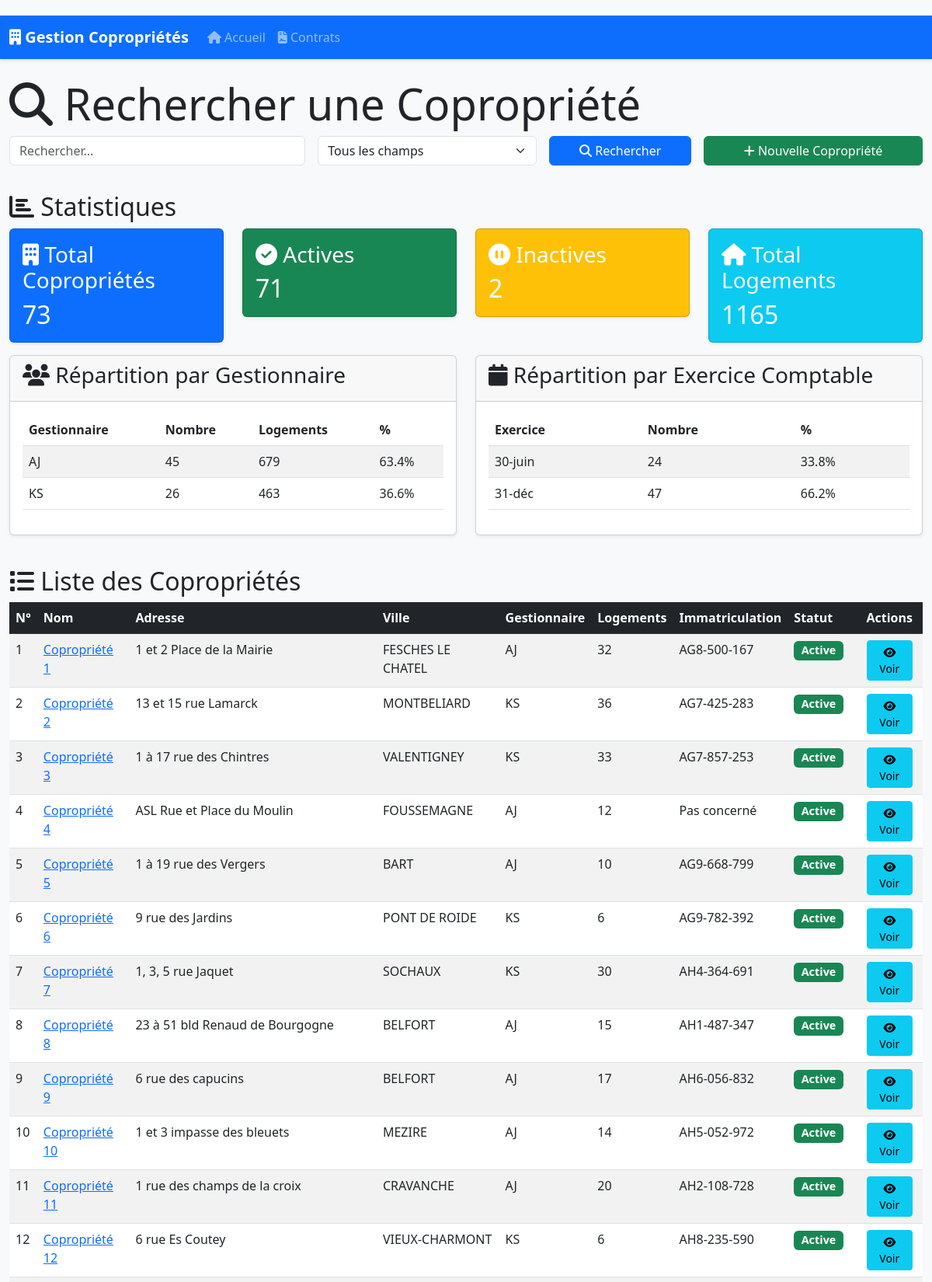
The page / (upper part) on the database its author committed.
### database.py (models this page shows)
class Copropriete(db.Model):
    id = db.Column(db.Integer, primary_key=True)
    numero = db.Column(db.Integer, unique=True, nullable=False)
    nom = db.Column(db.String(200), nullable=False)
    date_mise_copropriete = db.Column(db.Date)
    programme_neolia = db.Column(db.String(100))
    adresse = db.Column(db.String(300))
    ville = db.Column(db.String(100))
    immatriculation = db.Column(db.String(100))
    nombre_logements = db.Column(db.Integer)
    exercice_comptable = db.Column(db.String(20))  # Ex: "31-déc", "30-juin"
    gestionnaire = db.Column(db.String(50))  # Ex: "AJ", "KS"
    est_active = db.Column(db.Boolean, default=True)
    fiche_immeuble = db.relationship('FicheImmeuble', backref='copropriete', uselist=False)
    contrats = db.relationship('Contrat', backref='copropriete', lazy=True)
    coproprietaires = db.relationship('Coproprietaire', backref='copropriete', lazy=True)
    assemblees_generales = db.relationship('AssembleeGenerale', backref='copropriete', lazy=True)
    resolutions_futures = db.relationship('ResolutionFuture', backref='copropriete', lazy=True)

### app.py (the view, shortened to what this page needs)
@app.route('/')
def index():
    search_query = request.args.get('q', '')
    search_type = request.args.get('type', 'tout')
    query = Copropriete.query.order_by(Copropriete.numero)
    coproprietes = query.all()
    stats = get_statistiques()
    return render_template('index.html', coproprietes=coproprietes, search_query=search_query, search_type=search_type, stats=stats)

### app.py (called while the page is built)
@app.context_processor
def inject_models():
    return dict(Civilite=Civilite)

### templates/index.html (shortened to what this page needs)
{% extends "base.html" %}
{% block content %}
<div class="row mb-4">
    <div class="col-md-12">
        <h1 class="display-4"><i class="fas fa-search"></i> Rechercher une Copropriété</h1>
        <form method="GET" action="{{ url_for('index') }}" class="row g-3">
            <div class="col-md-4">
                <input type="text" class="form-control" name="q" value="{{ search_query }}" placeholder="Rechercher...">
            </div>
            <div class="col-md-3">
                <select class="form-select" name="type">
                    <option value="tout" {% if search_type == 'tout' %}selected{% endif %}>Tous les champs</option>
                </select>
            </div>
            <div class="col-md-2">
                <button type="submit" class="btn btn-primary w-100">
                    <i class="fas fa-search"></i> Rechercher
                </button>
            </div>
            <div class="col-md-3">
                <a href="{{ url_for('new_copropriete') }}" class="btn btn-success w-100">
                    <i class="fas fa-plus"></i> Nouvelle Copropriété
                </a>
            </div>
        </form>
    </div>
</div>
<div class="row mb-4">
    <div class="col-md-12">
        <h2><i class="fas fa-chart-bar"></i> Statistiques</h2>
        <div class="row">
            <div class="col-md-3">
                <div class="card text-white bg-primary mb-3">
                    <div class="card-body">
                        <h3 class="card-title"><i class="fas fa-building"></i> Total Copropriétés</h3>
                        <p class="card-text h2">{{ stats.total_active + stats.total_inactive }}</p>
                    </div>
                </div>
            </div>
            <div class="col-md-3">
                <div class="card text-white bg-success mb-3">
                    <div class="card-body">
                        <h3 class="card-title"><i class="fas fa-check-circle"></i> Actives</h3>
                        <p class="card-text h2">{{ stats.total_active }}</p>
                    </div>
                </div>
            </div>
            <div class="col-md-3">
                <div class="card text-white bg-warning mb-3">
                    <div class="card-body">
                        <h3 class="card-title"><i class="fas fa-pause-circle"></i> Inactives</h3>
                        <p class="card-text h2">{{ stats.total_inactive }}</p>
                    </div>
                </div>
            </div>
            <div class="col-md-3">
                <div class="card text-white bg-info mb-3">
                    <div class="card-body">
                        <h3 class="card-title"><i class="fas fa-home"></i> Total Logements</h3>
                        <p class="card-text h2">{{ stats.total_logements }}</p>
                    </div>
                </div>
            </div>
        </div>
        {% if stats.gestionnaires %}
        <div class="row">
            <div class="col-md-6">
                <div class="card mb-3">
                    <div class="card-header">
                        <h3><i class="fas fa-users"></i> Répartition par Gestionnaire</h3>
                    </div>
                    <div class="card-body">
                        <div class="table-responsive">
                            <table class="table table-striped">
                                <thead>
                                    <tr>
                                        <th>Gestionnaire</th>
                                        <th>Nombre</th>
                                        <th>Logements</th>
                                        <th>%</th>
                                    </tr>
                                </thead>
                                <tbody>
                                    {% for gestionnaire, data in stats.gestionnaires.items() %}
                                    <tr>
                                        <td>{{ gestionnaire }}</td>
                                        <td>{{ data.count }}</td>
                                        <td>{{ data.logements }}</td>
                                        <td>{{ data.percentage }}%</td>
                                    </tr>
                                    {% endfor %}
                                </tbody>
                            </table>
                        </div>
                    </div>
                </div>
            </div>
            <div class="col-md-6">
                <div class="card mb-3">
                    <div class="card-header">
                        <h3><i class="fas fa-calendar"></i> Répartition par Exercice Comptable</h3>
                    </div>
                    <div class="card-body">
                        <div class="table-responsive">
                            <table class="table table-striped">
                                <thead>
                                    <tr>
                                        <th>Exercice</th>
                                        <th>Nombre</th>
                                        <th>%</th>
                                    </tr>
                                </thead>
                                <tbody>
                                    {% for periode, data in stats.periodes.items() %}
                                    <tr>
                                        <td>{{ periode }}</td>
                                        <td>{{ data.count }}</td>
                                        <td>{{ data.percentage }}%</td>
                                    </tr>
                                    {% endfor %}
                                </tbody>
                            </table>
                        </div>
                    </div>
                </div>
            </div>
        </div>
        {% endif %}
    </div>
</div>
<div class="row">
    <div class="col-md-12">
        <h2><i class="fas fa-list"></i> Liste des Copropriétés</h2>
        <div class="table-responsive">
            <table class="table table-striped table-hover">
                <thead class="table-dark">
                    <tr>
                        <th>N°</th>
                        <th>Nom</th>
                        <th>Adresse</th>
                        <th>Ville</th>
                        <th>Gestionnaire</th>
                        <th>Logements</th>
                        <th>Immatriculation</th>
                        <th>Statut</th>
                        <th>Actions</th>
                    </tr>
                </thead>
                <tbody>
                    {% for copropriete in coproprietes %}
                    <tr>
                        <td>{{ copropriete.numero }}</td>
                        <td><a href="{{ url_for('copropriete', copro_id=copropriete.id) }}">{{ copropriete.nom }}</a></td>
                        <td>{{ copropriete.adresse }}</td>
                        <td>{{ copropriete.ville }}</td>
                        <td>{{ copropriete.gestionnaire or 'N/C' }}</td>
                        <td>{{ copropriete.nombre_logements or 0 }}</td>
                        <td>{{ copropriete.immatriculation or 'N/C' }}</td>
                        <td>
                            {% if copropriete.est_active %}
                                <span class="badge bg-success">Active</span>
                            {% else %}
                                <span class="badge bg-danger">Inactive</span>
                            {% endif %}
                        </td>
                        <td>
                            <a href="{{ url_for('copropriete', copro_id=copropriete.id) }}" class="btn btn-info btn-sm">
                                <i class="fas fa-eye"></i> Voir
                            </a>
                        </td>
                    </tr>
                    {% endfor %}
                </tbody>
            </table>
        </div>
    </div>
</div>
{% endblock %}

### static/css/style.css (style rules this page uses)
body { padding-top: 20px; background-color: #f8f9fa; }
.card { margin-bottom: 20px; box-shadow: 0 0.125rem 0.25rem rgba(0, 0, 0, 0.075); }
.card-header { font-weight: 600; }
.table-responsive { overflow-x: auto; }
.table { margin-bottom: 1rem; }
.table th { white-space: nowrap; }
.badge { font-size: 0.9em; padding: 0.35em 0.65em; }
.btn { margin-right: 5px; }
.btn-sm { padding: 0.25rem 0.5rem; font-size: 0.875rem; }
.form-control { margin-bottom: 10px; }

### rows shown on the page
Copropriete: numero "1", nom "Copropriété 1", adresse "1 et 2 Place de la Mairie", ville "FESCHES LE CHATEL", gestionnaire "AJ", nombre_logements "32", immatriculation "AG8-500-167", est_active "Active"
Copropriete: numero "2", nom "Copropriété 2", adresse "13 et 15 rue Lamarck", ville "MONTBELIARD", gestionnaire "KS", nombre_logements "36", immatriculation "AG7-425-283", est_active "Active"
Copropriete: numero "3", nom "Copropriété 3", adresse "1 à 17 rue des Chintres", ville "VALENTIGNEY", gestionnaire "KS", nombre_logements "33", immatriculation "AG7-857-253", est_active "Active"
Copropriete: numero "4", nom "Copropriété 4", adresse "ASL Rue et Place du Moulin", ville "FOUSSEMAGNE", gestionnaire "AJ", nombre_logements "12", immatriculation "Pas concerné", est_active "Active"
Copropriete: numero "5", nom "Copropriété 5", adresse "1 à 19 rue des Vergers", ville "BART", gestionnaire "AJ", nombre_logements "10", immatriculation "AG9-668-799", est_active "Active"
Copropriete: numero "6", nom "Copropriété 6", adresse "9 rue des Jardins", ville "PONT DE ROIDE", gestionnaire "KS", nombre_logements "6", immatriculation "AG9-782-392", est_active "Active"
Copropriete: numero "7", nom "Copropriété 7", adresse "1, 3, 5 rue Jaquet", ville "SOCHAUX", gestionnaire "KS", nombre_logements "30", immatriculation "AH4-364-691", est_active "Active"
Copropriete: numero "8", nom "Copropriété 8", adresse "23 à 51 bld Renaud de Bourgogne", ville "BELFORT", gestionnaire "AJ", nombre_logements "15", immatriculation "AH1-487-347", est_active "Active"
Copropriete: numero "9", nom "Copropriété 9", adresse "6 rue des capucins", ville "BELFORT", gestionnaire "AJ", nombre_logements "17", immatriculation "AH6-056-832", est_active "Active"
Copropriete: numero "10", nom "Copropriété 10", adresse "1 et 3 impasse des bleuets", ville "MEZIRE", gestionnaire "AJ", nombre_logements "14", immatriculation "AH5-052-972", est_active "Active"
Copropriete: numero "11", nom "Copropriété 11", adresse "1 rue des champs de la croix", ville "CRAVANCHE", gestionnaire "AJ", nombre_logements "20", immatriculation "AH2-108-728", est_active "Active"
Copropriete: numero "12", nom "Copropriété 12", adresse "6 rue Es Coutey", ville "VIEUX-CHARMONT", gestionnaire "KS", nombre_logements "6", immatriculation "AH8-235-590", est_active "Active"

### other values the page prints
{{ stats.total_active + stats.total_inactive }} "73"
{{ stats.total_active }} "71"
{{ stats.total_inactive }} "2"
{{ stats.total_logements }} "1165"
{{ gestionnaire }} "AJ" "KS"
{{ data.count }} "45" "26"
{{ data.logements }} "679" "463"
{{ data.percentage }} "63.4" "36.6"
{{ periode }} "30-juin" "31-déc"
{{ data.count }} "24" "47"
{{ data.percentage }} "33.8" "66.2"
